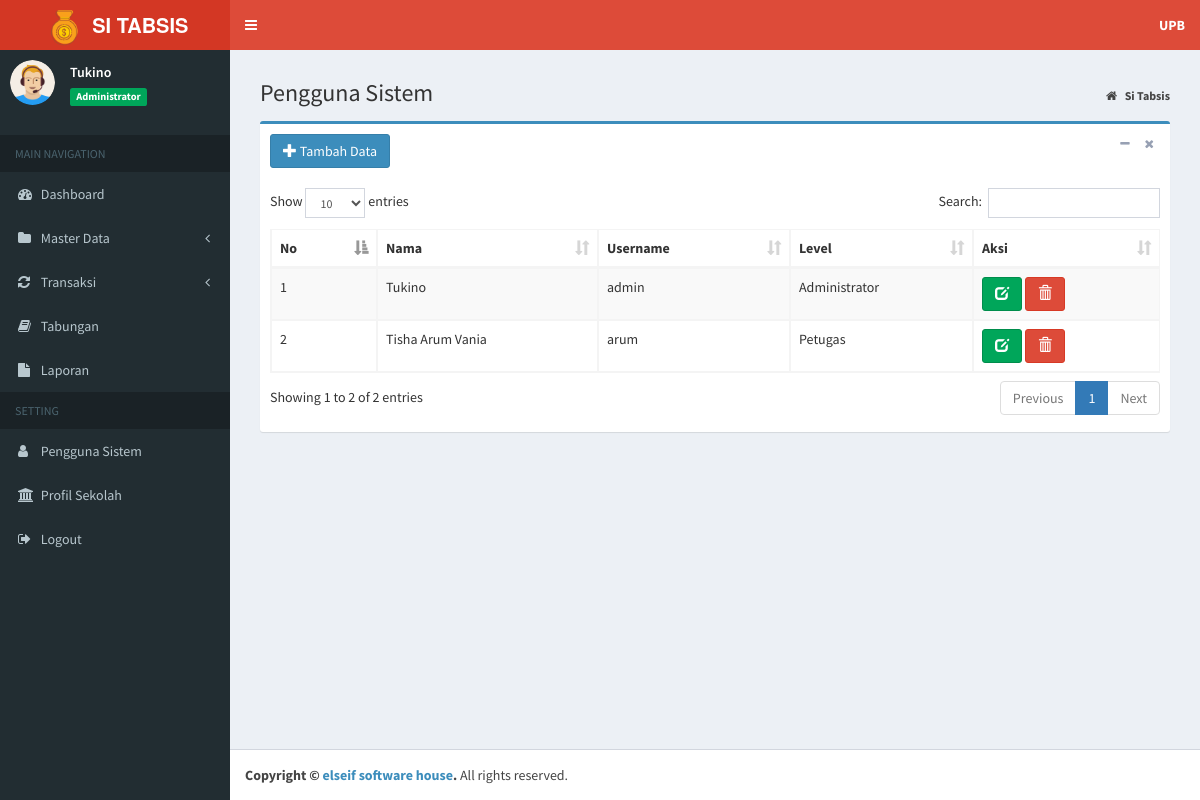
The page /index.php?page=MyApp/data_pengguna (signed in) on the database its author committed.
### tables this page shows
CREATE TABLE `tb_profil` (
  `id_profil` int(11) NOT NULL,
  `nama_sekolah` varchar(50) DEFAULT NULL,
  `alamat` varchar(50) DEFAULT NULL,
  `akreditasi` varchar(50) DEFAULT NULL
);

CREATE TABLE `tb_pengguna` (
  `id_pengguna` int(11) NOT NULL,
  `nama_pengguna` varchar(50) DEFAULT NULL,
  `username` varchar(50) DEFAULT NULL,
  `password` varchar(50) DEFAULT NULL,
  `level` varchar(50) DEFAULT NULL
);

### admin/pengguna/data_pengguna.php (the view, shortened to what this page needs)
<section class="content-header">
	<h1>
		Pengguna Sistem
	</h1>
	<ol class="breadcrumb">
		<li>
			<a href="index.php">
				<i class="fa fa-home"></i>
				<b>Si Tabsis</b>
			</a>
		</li>
	</ol>
</section>
<section class="content">
	<div class="box box-primary">
		<div class="box-header">
			<a href="?page=MyApp/add_pengguna" class="btn btn-primary">
				<i class="glyphicon glyphicon-plus"></i> Tambah Data</a>
			<div class="box-tools pull-right">
				<button type="button" class="btn btn-box-tool" data-widget="collapse">
					<i class="fa fa-minus"></i>
				</button>
				<button type="button" class="btn btn-box-tool" data-widget="remove">
					<i class="fa fa-remove"></i>
				</button>
			</div>
		</div>
		<div class="box-body">
			<div class="table-responsive">
				<table id="example1" class="table table-bordered table-striped">
					<thead>
						<tr>
							<th>No</th>
							<th>Nama</th>
							<th>Username</th>
							<th>Level</th>
							<th>Aksi</th>
						</tr>
					</thead>
					<tbody>
						<?php
                  $no = 1;
                  $sql = $koneksi->query("select * from tb_pengguna");
                  while ($data= $sql->fetch_assoc()) {
                ?>
						<tr>
							<td>
								<?php echo $no++; ?>
							</td>
							<td>
								<?php echo $data['nama_pengguna']; ?>
							</td>
							<td>
								<?php echo $data['username']; ?>
							</td>
							<td>
								<?php echo $data['level']; ?>
							</td>
							<td>
								<a href="?page=MyApp/edit_pengguna&kode=<?php echo $data['id_pengguna']; ?>"
								 title="Ubah" class="btn btn-success">
									<i class="glyphicon glyphicon-edit"></i>
								</a>
								<a href="?page=MyApp/del_pengguna&kode=<?php echo $data['id_pengguna']; ?>"
								 onclick="return confirm('Apakah anda yakin hapus data ini ?')" title="Hapus" class="btn btn-danger">
									<i class="glyphicon glyphicon-trash"></i>
							</td>
						</tr>
						<?php
                  }
                ?>
					</tbody>
				</table>
			</div>
		</div>
	</div>
</section>

### index.php (shortened to what this page needs)
<?php
    if (isset($_SESSION["ses_username"])==""){
		header("location: login.php");
    }else{
      $data_nama = $_SESSION["ses_nama"];
      $data_level = $_SESSION["ses_level"];
    }
    include "inc/koneksi.php";
	$sql = $koneksi->query("SELECT * from tb_profil");
	while ($data= $sql->fetch_assoc()) {
		$nama=$data['nama_sekolah'];
	}
?>
<!DOCTYPE html>
<html>
<head>
	<link rel="stylesheet" href="bootstrap/css/bootstrap.min.css">
	<link rel="stylesheet" href="https://cdnjs.cloudflare.com/ajax/libs/font-awesome/4.5.0/css/font-awesome.min.css">
	<link rel="stylesheet" href="https://cdnjs.cloudflare.com/ajax/libs/ionicons/2.0.1/css/ionicons.min.css">
	<link rel="stylesheet" href="plugins/datatables/dataTables.bootstrap.css">
	<link rel="stylesheet" href="plugins/select2/select2.min.css">
	<link rel="stylesheet" href="dist/css/AdminLTE.min.css">
	<link rel="stylesheet" href="dist/css/skins/_all-skins.min.css">
</head>
<body class="hold-transition skin-red sidebar-mini">
	<div class="wrapper">
		<header class="main-header">
			<a href="index.php" class="logo">
				<span class="logo-lg">
					<img src="dist/img/logo.png" width="45px">
					<b>SI TABSIS</b>
				</span>
			</a>
			<nav class="navbar navbar-static-top">
				<a href="#" class="sidebar-toggle" data-toggle="offcanvas" role="button">
				</a>
				<div class="navbar-custom-menu">
					<ul class="nav navbar-nav">
						<li class="dropdown messages-menu">
							<a class="dropdown-toggle" data-toggle="dropdown">
								<span>
									<b>
										<?= $nama; ?>
									</b>
								</span>
							</a>
						</li>
					</ul>
				</div>
			</nav>
		</header>
		<aside class="main-sidebar">
			<section class="sidebar">
				</<b>
				<div class="user-panel">
					<div class="pull-left image">
						<img src="dist/img/avatar.png" class="img-circle" alt="User Image">
					</div>
					<div class="pull-left info">
						<p>
							<?php echo $data_nama; ?>
						</p>
						<span class="label label-success">
							<?php echo $data_level; ?>
						</span>
					</div>
				</div>
				<ul class="sidebar-menu">
					<li class="header">MAIN NAVIGATION</li>
					<?php
          if ($data_level=="Administrator"){
        ?>
					<li class="treeview">
						<a href="?page=admin">
							<i class="fa fa-dashboard"></i>
							<span>Dashboard</span>
						</a>
					</li>
					<li class="treeview">
						<a href="#">
							<i class="fa fa-folder"></i>
							<span>Master Data</span>
							<span class="pull-right-container">
								<i class="fa fa-angle-left pull-right"></i>
							</span>
						</a>
					</li>
					<li class="treeview">
						<a href="#">
							<i class="fa fa-refresh"></i>
							<span>Transaksi</span>
							<span class="pull-right-container">
								<i class="fa fa-angle-left pull-right"></i>
							</span>
						</a>
					</li>
					<li class="treeview">
						<a href="?page=view_tabungan">
							<i class="fa fa-book"></i>
							<span>Tabungan</span>
						</a>
					</li>
					<li class="treeview">
						<a href="?page=laporan">
							<i class="fa fa-file"></i>
							<span>Laporan</span>
						</a>
					</li>
					<li class="header">SETTING</li>
					<li class="treeview">
						<a href="?page=MyApp/data_pengguna">
							<i class="fa fa-user"></i>
							<span>Pengguna Sistem</span>
						</a>
					</li>
					<li class="treeview">
						<a href="?page=MyApp/data_profil">
							<i class="fa fa-bank"></i>
							<span>Profil Sekolah</span>
						</a>
					</li>
					<?php
            }
          ?>
					<li>
						<a href="logout.php" onclick="return confirm('Anda yakin keluar dari aplikasi ?')">
							<i class="fa fa-sign-out"></i>
							<span>Logout</span>
						</a>
					</li>
			</section>
		</aside>
		<div class="content-wrapper">
			<section class="content">
				<?php
      if(isset($_GET['page'])){
          $hal = $_GET['page'];
          switch ($hal) {
              case 'MyApp/data_pengguna':
                  include "admin/pengguna/data_pengguna.php";
                  break;
          }
                        }
    ?>
			</section>
		</div>
		<footer class="main-footer">
			<strong>Copyright &copy;
				<a href="https://www.facebook.com/radenmas.brono">elseif software house</a>.</strong> All rights reserved.
		</footer>
</body>
</html>

### rows shown on the page
tb_profil: nama_sekolah "UPB"
tb_pengguna: nama_pengguna "Tukino", username "admin", level "Administrator"
tb_pengguna: nama_pengguna "Tisha Arum Vania", username "arum", level "Petugas"

### other values the page prints
$data_nama "Tukino"
$data_level "Administrator"
